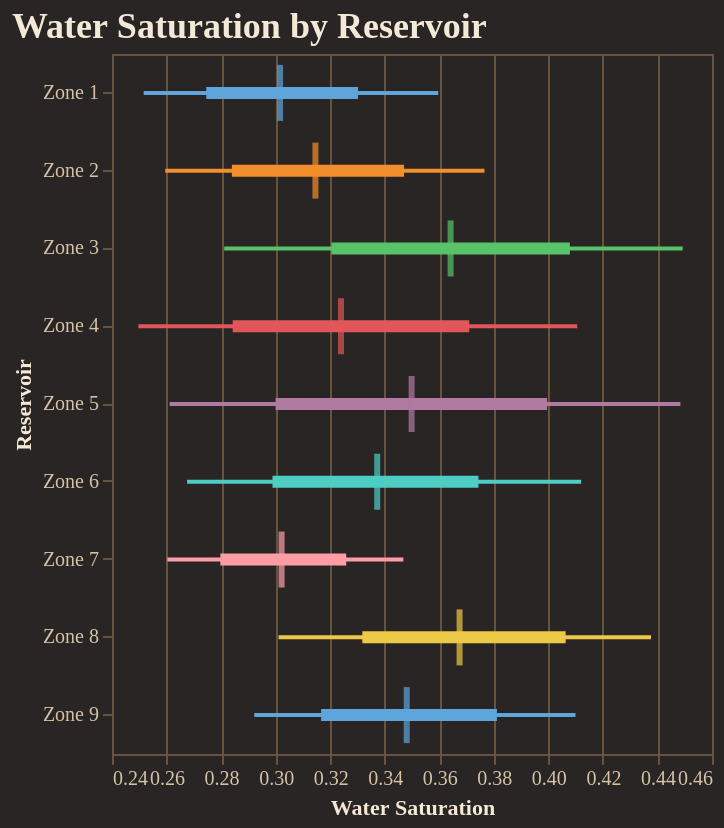

Notebook code for this chart:
### Code cell
fig = reporter.plotter.forest_plot(
    "Water Saturation", 
    backend=PLOTTING_BACKEND
)
fig.show()

### Figure 1 — Vega-Lite specification as saved in the notebook (floating-point values rounded to 4 significant figures)
{"config": {"background": "#292524", "view": {"fill": "#292524", "stroke": "#665340"}, "title": {"color": "#f4e9d7", "font": "Merriweather", "fontSize": 18, "fontWeight": 600, "subtitleColor": "#d5c2a6", "anchor": "start"}, "axis": {"domainColor": "#665340", "gridColor": "#665340", "tickColor": "#665340", "labelColor": "#d5c2a6", "titleColor": "#f4e9d7", "labelFont": "Merriweather", "titleFont": "Merriweather"}, "legend": {"titleColor": "#f4e9d7", "labelColor": "#d5c2a6", "labelFont": "Merriweather", "titleFont": "Merriweather", "orient": "top-right", "symbolType": "circle"}, "header": {"labelColor": "#d5c2a6", "titleColor": "#f4e9d7", "labelFont": "Merriweather", "titleFont": "Merriweather"}, "mark": {"color": "#c78d3b"}, "line": {"color": "#c78d3b"}, "bar": {"color": "#c78d3b"}, "point": {"color": "#ddb06d"}, "area": {"color": "#c78d3b", "opacity": 0.35}, "text": {"color": "#f4e9d7", "font": "Merriweather"}, "range": {"category": ["#5DA5DA", "#F28E2B", "#59C36A", "#E15759", "#B07AA1", "#4ECDC4", "#FF9DA7", "#EDC948"]}}, "layer": [{"mark": {"type": "rule", "strokeWidth": 2}, "encoding": {"color": {"field": "group", "legend": null, "type": "nominal"}, "x": {"field": "p10", "scale": {"zero": false}, "title": "Water Saturation", "type": "quantitative"}, "x2": {"field": "p90"}, "y": {"field": "group", "sort": ["Zone 1", "Zone 2", "Zone 3", "Zone 4", "Zone 5", "Zone 6", "Zone 7", "Zone 8", "Zone 9"], "title": "Reservoir", "type": "nominal"}}}, {"mark": {"type": "rule", "strokeWidth": 6}, "encoding": {"color": {"field": "group", "legend": null, "type": "nominal"}, "x": {"field": "p25", "scale": {"zero": false}, "title": "Water Saturation", "type": "quantitative"}, "x2": {"field": "p75"}, "y": {"field": "group", "sort": ["Zone 1", "Zone 2", "Zone 3", "Zone 4", "Zone 5", "Zone 6", "Zone 7", "Zone 8", "Zone 9"], "title": "Reservoir", "type": "nominal"}}}, {"mark": {"type": "tick", "color": "black", "size": 28, "thickness": 3}, "encoding": {"color": {"field": "group", "legend": null, "type": "nominal"}, "tooltip": [{"field": "group", "title": "Group", "type": "nominal"}, {"field": "p10", "title": "P10", "type": "quantitative"}, {"field": "p25", "title": "P25", "type": "quantitative"}, {"field": "median", "title": "Median", "type": "quantitative"}, {"field": "p75", "title": "P75", "type": "quantitative"}, {"field": "p90", "title": "P90", "type": "quantitative"}], "x": {"field": "median", "scale": {"zero": false}, "title": "Water Saturation", "type": "quantitative"}, "y": {"field": "group", "sort": ["Zone 1", "Zone 2", "Zone 3", "Zone 4", "Zone 5", "Zone 6", "Zone 7", "Zone 8", "Zone 9"], "title": "Reservoir", "type": "nominal"}}}], "data": {"name": "data-c7f3b7fb14ba0ba9fd45697e7788933b"}, "height": 350, "title": "Water Saturation by Reservoir", "width": "container", "$schema": "https://vega.github.io/schema/vega-lite/v5.20.1.json", "datasets": {"data-c7f3b7fb14ba0ba9fd45697e7788933b": [{"group": "Zone 1", "p10": 0.2516, "p25": 0.2746, "median": 0.3016, "p75": 0.3302, "p90": 0.3596}, {"group": "Zone 2", "p10": 0.2595, "p25": 0.284, "median": 0.3146, "p75": 0.3471, "p90": 0.3766}, {"group": "Zone 3", "p10": 0.2811, "p25": 0.3205, "median": 0.3641, "p75": 0.4079, "p90": 0.4493}, {"group": "Zone 4", "p10": 0.2497, "p25": 0.2842, "median": 0.324, "p75": 0.371, "p90": 0.4106}, {"group": "Zone 5", "p10": 0.2611, "p25": 0.3, "median": 0.3499, "p75": 0.3995, "p90": 0.4484}, {"group": "Zone 6", "p10": 0.2675, "p25": 0.2989, "median": 0.3372, "p75": 0.3744, "p90": 0.412}, {"group": "Zone 7", "p10": 0.2603, "p25": 0.2797, "median": 0.3022, "p75": 0.3259, "p90": 0.3468}, {"group": "Zone 8", "p10": 0.3011, "p25": 0.3318, "median": 0.3674, "p75": 0.4063, "p90": 0.4376}, {"group": "Zone 9", "p10": 0.2922, "p25": 0.3167, "median": 0.3481, "p75": 0.3811, "p90": 0.4099}]}}
